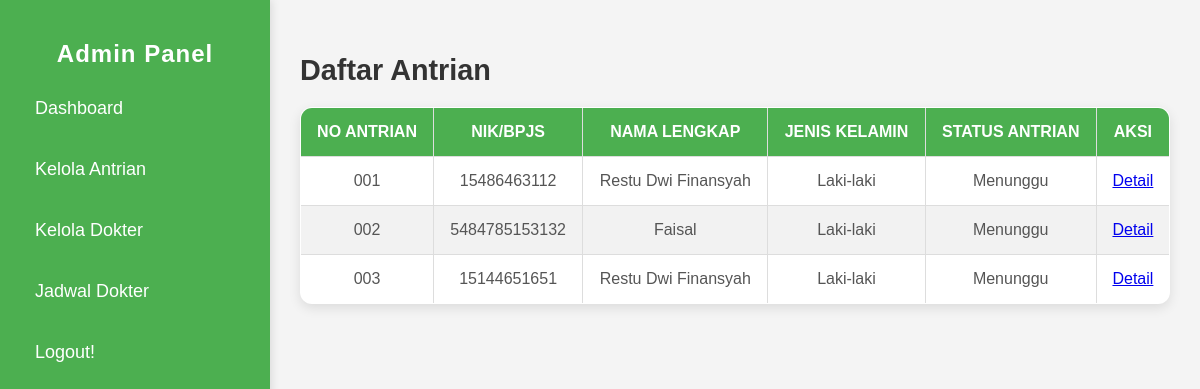
Screenshot of /kelolaAntrian.php (signed in) with the database file from the repository.
### tables this page shows
CREATE TABLE `antrian` (
  `nomor_antrian` varchar(50) NOT NULL DEFAULT '',
  `status_pasien` varchar(50) DEFAULT NULL,
  `nikbpjs` varchar(50) DEFAULT NULL,
  `nama` varchar(50) DEFAULT NULL,
  `jenis_kelamin` varchar(20) DEFAULT NULL,
  `jenis_pelayanan` varchar(50) DEFAULT NULL,
  `status_antrian` int(11) DEFAULT NULL,
  `created_at` datetime NOT NULL DEFAULT current_timestamp()
);

### kelolaAntrian.php (the view, shortened to what this page needs)
<?php
require_once "database/koneksi.php";
$query = mysqli_query($koneksi,"SELECT * FROM antrian");
?>
<!DOCTYPE html>
<html lang="en">
<head>
    <link rel="stylesheet" href="css/table.css">
</head>
<body>
    <aside class="sidebar">
        <h2>Admin Panel</h2>
        <ul>
            <li><a href="dashboard.php">Dashboard</a></li>
            <li><a href="kelolaAntrian.php">Kelola Antrian</a></li>
            <li><a href="kelolaDokter.php">Kelola Dokter</a></li>
            <li><a href="jadwalDokter.php">Jadwal Dokter</a></li>
            <li><a href="logout.php">Logout!</a></li>
        </ul>
    </aside>
    <div class="main-content">
        <h2>Daftar Antrian</h2>
        <table>
            <thead>
                <tr>
                    <th>No Antrian</th>
                    <th>NIK/BPJS</th>
                    <th>Nama Lengkap</th>
                    <th>Jenis Kelamin</th>
                    <th>Status Antrian</th>
                    <th>Aksi</th>
                </tr>
            </thead>
            <tbody>
                <?php foreach($query as $data) :?>
                <tr>
                    <td><?=$data["nomor_antrian"]?></td>
                    <td><?=$data["nikbpjs"]?></td>
                    <td><?=$data["nama"]?></td>
                    <td><?=$data["jenis_kelamin"]?></td>
                    <td>
                        <?php
                        if($data["status_antrian"] == 0){
                            echo "Menunggu";
                        } else {
                            echo "Sudah Dilayani";
                        }
                        ?>
                    </td>
                    <td>
                        <a href="detailAntrian.php?na=<?=$data["nomor_antrian"]?>">Detail</a>
                    </td>
                </tr>
                <?php endforeach ?>
            </tbody>
        </table>
    </div>
</body>
</html>

### css/table.css (style rules this page uses)
body { font-family: Arial, sans-serif; margin: 0; padding: 0; display: flex; background-color: #f4f4f4; }
.sidebar { width: 230px; background-color: #4caf50; padding: 20px; height: 100vh; color: white; position: fixed; left: 0; top: 0; box-shadow: 2px 0 8px rgba(0, 0, 0, 0.1); }
.sidebar h2 { text-align: center; margin-bottom: 20px; font-size: 1.5rem; letter-spacing: 1px; }
.sidebar ul { list-style-type: none; padding: 0; }
.sidebar ul li { margin-bottom: 20px; transition: transform 0.2s ease-in-out; }
.sidebar ul li a { color: white; text-decoration: none; font-size: 18px; display: block; padding: 10px 15px; border-radius: 5px; transition: background-color 0.3s; }
.main-content { margin-left: 270px; padding: 30px; width: calc(100% - 270px); background-color: #f4f4f4; }
.main-content h2 { margin-bottom: 20px; color: #333333; font-size: 1.8rem; font-weight: bold; }
table { width: 100%; border-collapse: collapse; background-color: white; border-radius: 12px; overflow: hidden; box-shadow: 0px 4px 12px rgba(0, 0, 0, 0.1); margin-top: 20px; }
table, th, td { border: 1px solid #ddd; padding: 15px; text-align: center; }
th { background-color: #4caf50; color: white; font-size: 1rem; font-weight: bold; text-transform: uppercase; }
tr:nth-child(even) { background-color: #f2f2f2; }
td { font-size: 1rem; color: #555555; font-weight: 500; }

### rows the page displays
antrian: nomor_antrian "001", nikbpjs "15486463112", nama "Restu Dwi Finansyah", jenis_kelamin "Laki-laki", status_antrian "Menunggu"
antrian: nomor_antrian "002", nikbpjs "5484785153132", nama "Faisal", jenis_kelamin "Laki-laki", status_antrian "Menunggu"
antrian: nomor_antrian "003", nikbpjs "15144651651", nama "Restu Dwi Finansyah", jenis_kelamin "Laki-laki", status_antrian "Menunggu"
